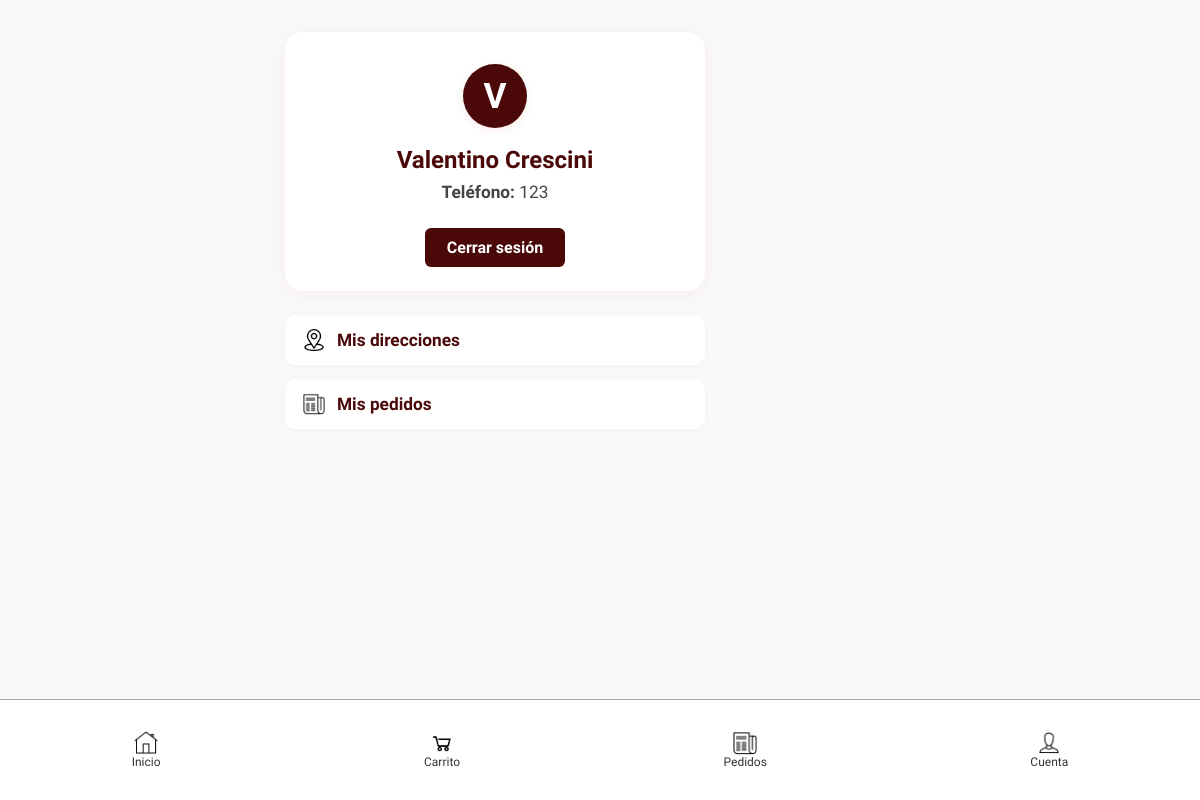
The app's page /cuenta/ (signed in) with its own data.
### mi_app/models.py (models this page shows, shortened)
class Cliente(AbstractBaseUser, PermissionsMixin):  # <--- AGREGÁ PermissionsMixin
    telefono = models.CharField(max_length=20, unique=True)
    nombre = models.CharField(max_length=100)  # <-- NUEVO CAMPO
    fecha_nacimiento = models.DateField(null=True, blank=True)  # NUEVO CAMPO
    is_active = models.BooleanField(default=True)
    is_admin = models.BooleanField(default=False)
    USERNAME_FIELD = 'telefono'
    REQUIRED_FIELDS = []
    objects = ClienteManager()

### mi_app/views/cliente.py (the view)
# urls.py: path('cuenta/', mi_cuenta, name='mi_cuenta'),
@login_required
def mi_cuenta(request):
    return render(request, 'cliente/mi_cuenta.html')

### mi_app/templates/cliente/mi_cuenta.html (shortened to what this page needs)
{% extends "base.html" %}
{% load static %}
{% block content %}
<div class="cuenta-container">
    <div class="cuenta-card">
        <div class="cuenta-avatar">
            <span>{{ user.nombre|slice:":1"|upper }}</span>
        </div>
        <h2 style="margin-bottom: 8px;">{{ user.nombre }}</h2>
        <p><strong>Teléfono:</strong> {{ user.telefono }}</p>
        <form method="post" action="{% url 'logout_cliente' %}">
            <button type="submit" class="btn-cerrar-sesion">Cerrar sesión</button>
        </form>
    </div>
    <div class="cuenta-links">
        <a href="{% url 'mis_direcciones' %}" class="cuenta-link">
            <img src="{% static 'icons/ubicacion.png' %}" alt="Direcciones" class="cuenta-link-icon"> Mis direcciones
        </a>
        <a href="{% url 'mis_pedidos' %}" class="cuenta-link">
            <img src="{% static 'icons/pedidos.png' %}" alt="Pedidos" class="cuenta-link-icon"> Mis pedidos
        </a>
    </div>
</div>
{% endblock %}

### mi_app/static/css/base.css (style rules this page uses)
body, h1, h2, h3, h4, h5, h6, p, a, span, div, input, button, select, textarea { font-family: 'Jockey One', Arial, sans-serif !important; }
body { margin: 0; background-color: #f9f9f9; color: #333; padding: 0 !important;; }
p { font-family: 'Jockey One', Arial, sans-serif; }
h2 { font-size: 1.5em; font-weight: normal; }
body { padding-bottom: 60px; }
button, input, select, textarea, .pedido-card, .pedido-info, .pedido-actions a { font-family: 'Jockey One', Arial, sans-serif; font-size: 1em; }
body { min-height: 100vh; display: flex; flex-direction: column; }

### mi_app/templates/cliente/mi_cuenta.html (style rules this page uses)
.cuenta-container { max-width: 420px; margin: 32px auto 0 auto; padding: 0 10px; }
.cuenta-card { background: #fff; border-radius: 18px; box-shadow: 0 2px 16px rgba(211,47,47,0.07); padding: 32px 24px 24px 24px; text-align: center; margin-bottom: 24px; position: relative; }
.cuenta-avatar { width: 64px; height: 64px; background: #4a0808; color: #fff; border-radius: 50%; font-size: 2.2em; display: flex; align-items: center; justify-content: center; margin: 0 auto 18px auto; font-weight: bold; box-shadow: 0 2px 8px rgba(211,47,47,0.10); }
.cuenta-card h2 { margin: 0 0 8px 0; font-size: 1.5em; font-weight: bold; color: #4a0808; }
.cuenta-card p { margin: 8px 0; font-size: 1.08em; color: #444; }
.btn-cerrar-sesion { margin-top: 18px; background: #4a0808; color: #fff; border: none; border-radius: 6px; padding: 10px 22px; font-weight: bold; cursor: pointer; font-size: 1em; transition: background 0.2s; }
.cuenta-links { display: flex; flex-direction: column; gap: 14px; margin-top: 10px; }
.cuenta-link { display: flex; align-items: center; background: #fff; border-radius: 10px; box-shadow: 0 1px 6px rgba(211,47,47,0.05); padding: 14px 18px; font-size: 1.08em; color: #4a0808; text-decoration: none; font-weight: bold; transition: background 0.18s, color 0.18s; }
.cuenta-link-icon { width: 22px; margin-right: 12px; filter: grayscale(0.2); }

### records on screen
Cliente: nombre "V", nombre "Valentino Crescini", telefono "123"
